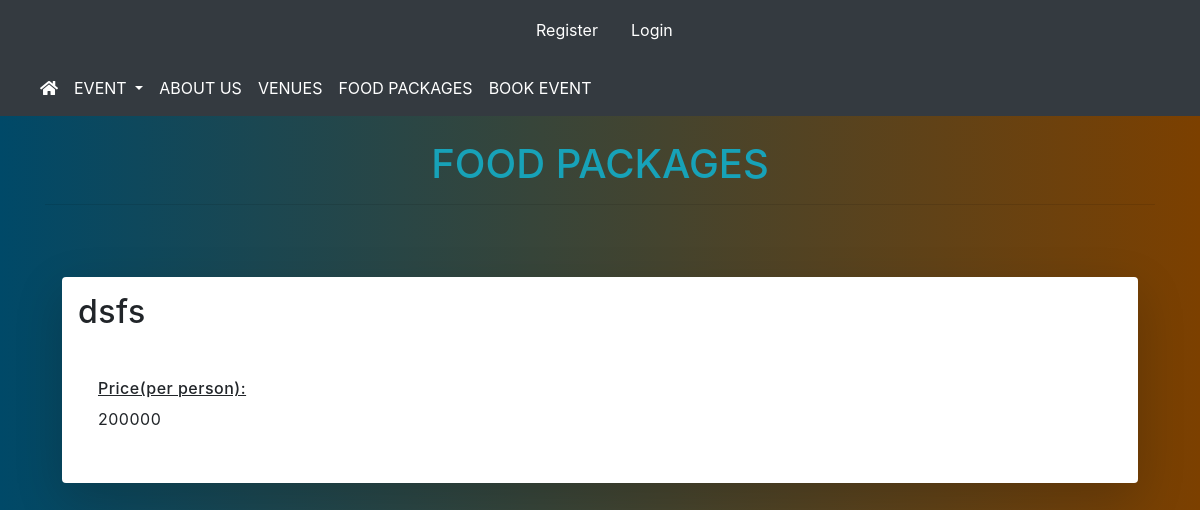
Page /foodpackage on the earlier database version.
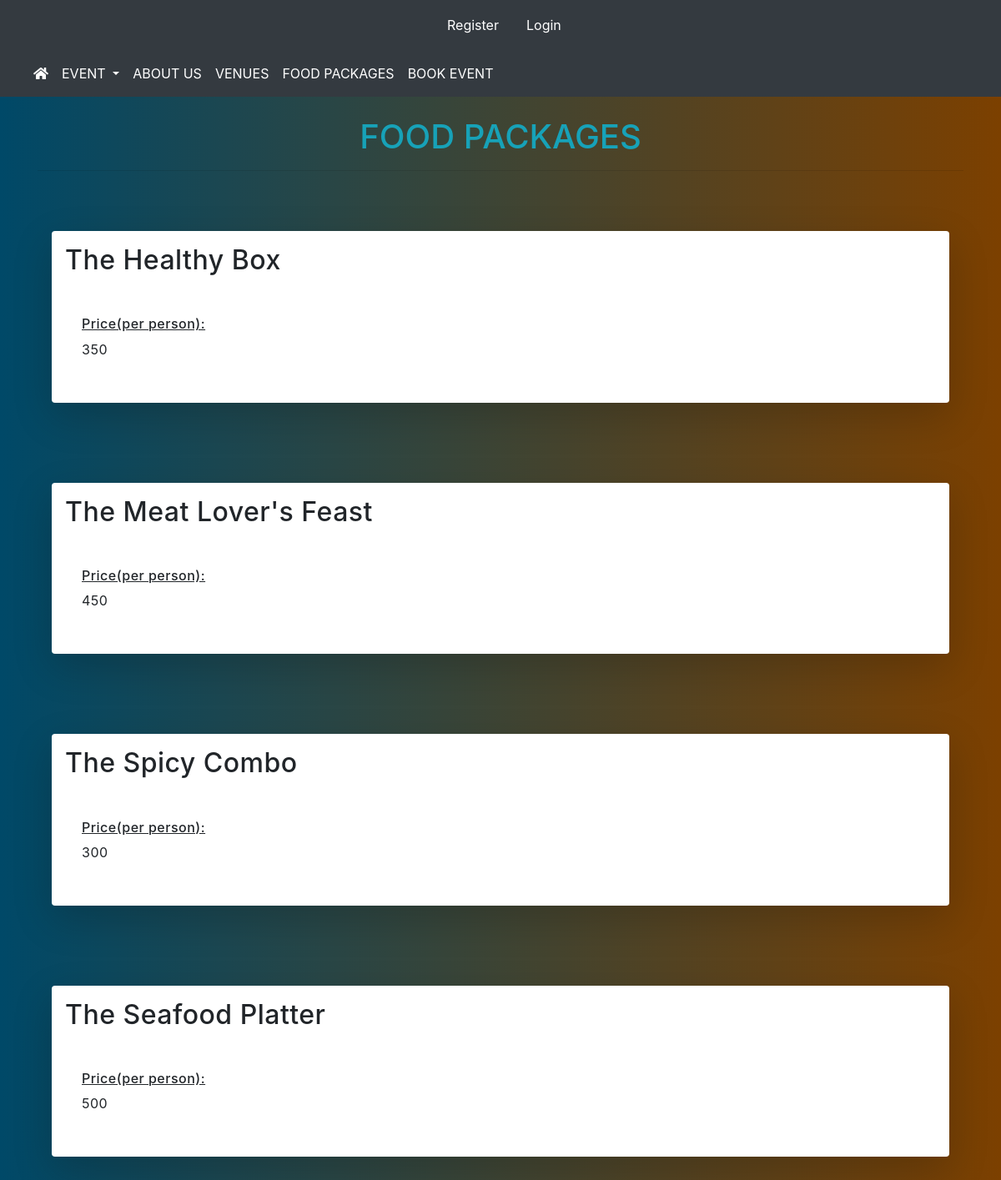
Same page on the later database version.
### website/models.py (models this page shows, shortened)
class Food(models.Model):
    package = models.CharField(max_length = 200)
    item1 = models.CharField(max_length = 50)
    item2 = models.CharField(max_length = 50)
    item3 = models.CharField(max_length = 50)
    item4 = models.CharField(max_length = 50)
    pack_price = models.IntegerField()

### website/views.py (the view)
# urls.py: path("foodpackage", views.food, name = "food"),
def food(request):
    food_p = Food.objects.all()
    return render(request, 'food.html', {'f': food_p})

### website/templates/food.html (shortened to what this page needs)
{% extends 'base.html'%}
{% load static %}
{% block content%}
<body>
    <header class="heading-be p-4">
        <div class="container">
            <div class="row">
                <div class="col-md-12 text-info text-center" ><h1>FOOD PACKAGES<hr></h1></div>
            </div>
        </div>
    </header>
    <main>
        <div class='col-sm-12'>
            <section class="business-drop">
                <div class="container">
                    <div class="row">
                    {% for food in f %}
                        <div class="col-md-12 p-3">
                            <div class="card-group">
                                <div class="card p-3 m-3 shadow-lg p-3 mb-5 bg-white rounded">
                                    <h2 class="card-title">{{food.package}}</h2>
                                    <div class="card-body">
                                        <p><h6><u>Price(per person):</u></h6>{{food.pack_price}}</p>
                                    </div>
                                </div>
                            </div>
                        </div>
                    {% endfor %}
                    </div>
                </div>
            </section>
        </div>
    </main>
</body>
{% endblock content%}

Differences in the rows shown:
removed Food: package "dsfs", pack_price "200000"
added Food: package "The Healthy Box", pack_price "350"
added Food: package "The Meat Lover's Feast", pack_price "450"
added Food: package "The Spicy Combo", pack_price "300"
added Food: package "The Seafood Platter", pack_price "500"
